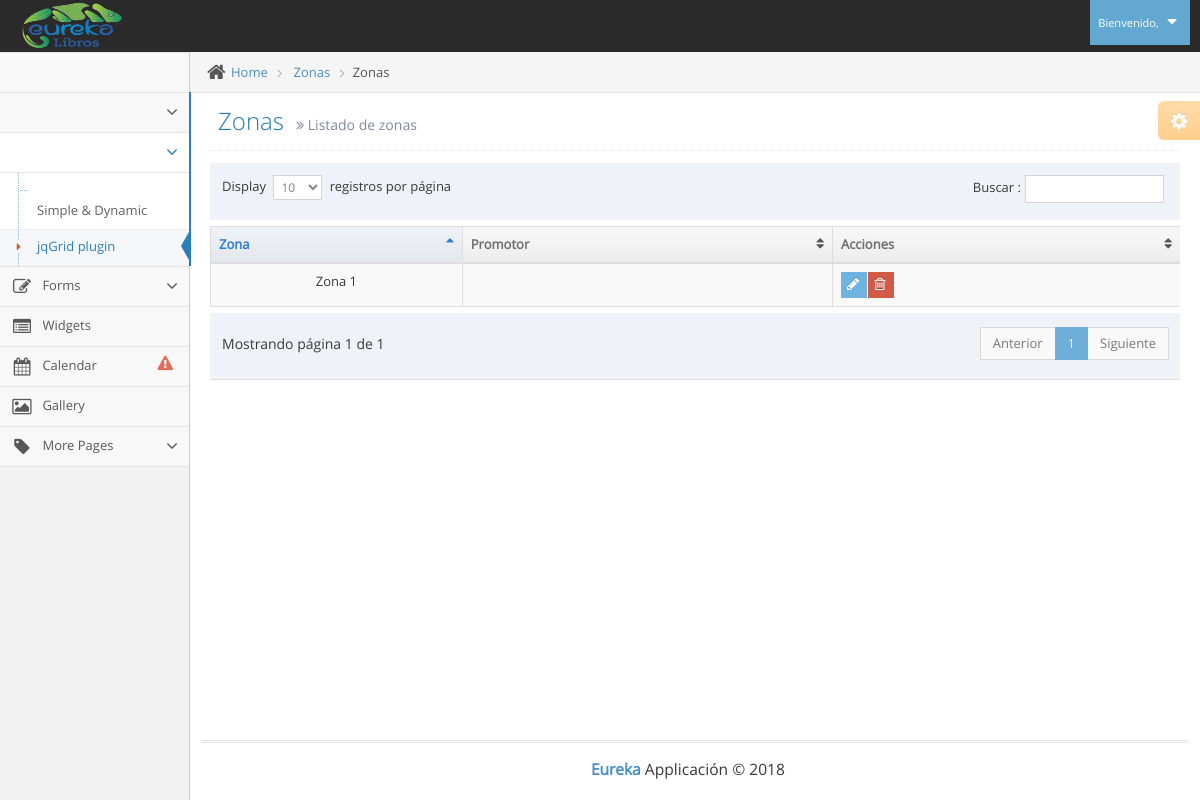
Before: /ver_zonas.php with the older database file.
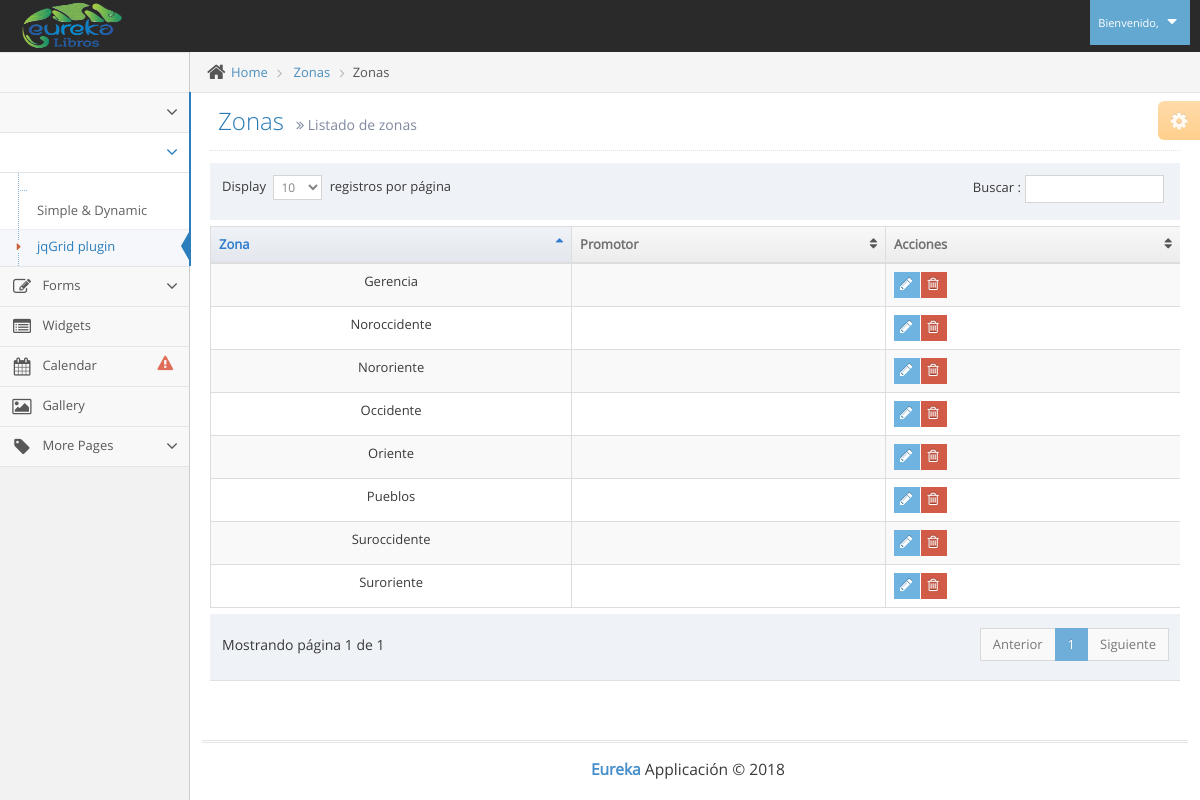
After: the same page with the newer database file.
### tables this page shows
CREATE TABLE IF NOT EXISTS `zonas` (
`id` int(11) NOT NULL,
  `codigo` varchar(8) NOT NULL,
  `zona` varchar(100) NOT NULL
);

### ver_zonas.php (the view, shortened to what this page needs)
<!DOCTYPE html>
<html lang="en">
	<head>
		<link rel="stylesheet" href="assets/css/bootstrap.min.css" />
		<link rel="stylesheet" href="assets/font-awesome/4.5.0/css/font-awesome.min.css" />
		<link rel="stylesheet" href="assets/css/jquery-ui.min.css" />
		<link rel="stylesheet" href="assets/css/bootstrap-datepicker3.min.css" />
		<link href="assets/js/dataTables/dataTables.bootstrap.css" rel="stylesheet" />
		<link rel="stylesheet" href="assets/css/ace.min.css" class="ace-main-stylesheet" id="main-ace-style" />
		<link rel="stylesheet" href="assets/css/ace-skins.min.css" />
		<link rel="stylesheet" href="assets/css/ace-rtl.min.css" />
	</head>
	<body class="no-skin">
		<?php include("template/nav.php"); ?>
		<div class="main-container ace-save-state" id="main-container">
			<div id="sidebar" class="sidebar                  responsive                    ace-save-state">
				<?php include("template/sidebar.php"); ?>
				<ul class="nav nav-list">
					<li class="">
						<a href="index.html">
							<span class="menu-text"> Dashboard </span>
						</a>
					</li>
					<li class="">
						<a href="#" class="dropdown-toggle">
							<span class="menu-text">
							</span>
							<b class="arrow fa fa-angle-down"></b>
						</a>
					</li>
					<li class="active open">
						<a href="#" class="dropdown-toggle">
							<span class="menu-text"> Tables </span>
							<b class="arrow fa fa-angle-down"></b>
						</a>
						<ul class="submenu">
							<li class="">
								<a href="tables.html">
									Simple &amp; Dynamic
								</a>
							</li>
							<li class="active">
								<a href="jqgrid.html">
									<i class="menu-icon fa fa-caret-right"></i>
									jqGrid plugin
								</a>
							</li>
						</ul>
					</li>
					<li class="">
						<a href="#" class="dropdown-toggle">
							<i class="menu-icon fa fa-pencil-square-o"></i>
							<span class="menu-text"> Forms </span>
							<b class="arrow fa fa-angle-down"></b>
						</a>
					</li>
					<li class="">
						<a href="widgets.html">
							<i class="menu-icon fa fa-list-alt"></i>
							<span class="menu-text"> Widgets </span>
						</a>
					</li>
					<li class="">
						<a href="calendar.html">
							<i class="menu-icon fa fa-calendar"></i>
							<span class="menu-text">
								Calendar
								<span class="badge badge-transparent tooltip-error" title="2 Important Events">
									<i class="ace-icon fa fa-exclamation-triangle red bigger-130"></i>
								</span>
							</span>
						</a>
					</li>
					<li class="">
						<a href="gallery.html">
							<i class="menu-icon fa fa-picture-o"></i>
							<span class="menu-text"> Gallery </span>
						</a>
					</li>
					<li class="">
						<a href="#" class="dropdown-toggle">
							<i class="menu-icon fa fa-tag"></i>
							<span class="menu-text"> More Pages </span>
							<b class="arrow fa fa-angle-down"></b>
						</a>
			</div>
			<div class="main-content">
				<div class="main-content-inner">
					<div class="breadcrumbs ace-save-state" id="breadcrumbs">
						<ul class="breadcrumb">
							<li>
								<i class="ace-icon fa fa-home home-icon"></i>
								<a href="#">Home</a>
							</li>
							<li>
								<a href="#">Zonas</a>
							</li>
							<li class="active">Zonas</li>
						</ul>
					</div>
					<div class="page-content">
						<div class="ace-settings-container" id="ace-settings-container">
							<div class="btn btn-app btn-xs btn-warning ace-settings-btn" id="ace-settings-btn">
								<i class="ace-icon fa fa-cog bigger-130"></i>
							</div>
						</div>
						<div class="page-header">
							<h1>
								Zonas
								<small>
									<i class="ace-icon fa fa-angle-double-right"></i>
									Listado de zonas
								</small>
							</h1>
						</div>
						<div class="row">
							<div class="col-xs-12">
							<?php
                                include("conexion/bdd.php");
                                $sql = "SELECT id, codigo, zona FROM zonas";
								$req = $bdd->prepare($sql);
								$req->execute();
								$zonas = $req->fetchAll();
                            ?>
                            <div class="table-responsive">
                                <table class="table table-striped table-bordered table-hover" id="dataTables-example">
                                    <thead>
                                        <tr>
                                            <th>Zona</th>
                                            <th>Promotor</th>
                                            <th>Acciones</th>
                                        </tr>
                                    </thead>
                                    <tbody>
                                        <?php
                                        	foreach($zonas as $zona) {
                                        		$sql = "SELECT nombres, apellidos FROM usuarios WHERE tipo='2' AND id_zona='".$zona["id"]."'";
												$req = $bdd->prepare($sql);
												$req->execute();
												$promotor = $req->fetch();
												$nombre_c=$promotor["nombres"]." ".$promotor["apellidos"];
                                                echo'<tr class="odd gradeX">';
                                                echo'<td class="center">'.$zona["zona"].'</td>';
                                                echo'<td class="center">'.$nombre_c.'</td>';
                                                echo '<td>
														<div class="hidden-sm hidden-xs btn-group">
															<a class="btn btn-xs btn-info" href="zona.php?id_zona='.$zona["id"].'">
																<i class="ace-icon fa fa-pencil bigger-120"></i>
															</a>
															<button class="btn btn-xs btn-danger">
																<i class="ace-icon fa fa-trash-o bigger-120"></i>
															</button>
														</div>
														<div class="hidden-md hidden-lg">
															<div class="inline pos-rel">
																<button class="btn btn-minier btn-primary dropdown-toggle" data-toggle="dropdown" data-position="auto">
																	<i class="ace-icon fa fa-cog icon-only bigger-110"></i>
																</button>
																<ul class="dropdown-menu dropdown-only-icon dropdown-yellow dropdown-menu-right dropdown-caret dropdown-close">
																	<li>
																		<a href="zona.php?id_zona='.$zona["id"].'" class="tooltip-success" data-rel="tooltip" title="Edit">
																			<span class="green">
																				<i class="ace-icon fa fa-pencil-square-o bigger-120"></i>
																			</span>
																		</a>
																	</li>
																	<li>
																		<a href="#" class="tooltip-error" data-rel="tooltip" title="Delete">
																			<span class="red">
																				<i class="ace-icon fa fa-trash-o bigger-120"></i>
																			</span>
																		</a>
																	</li>
																</ul>
															</div>
														</div>
													</td>';
                                            }
                                         ?>
                                        </tr>
                                    </tbody>
                                </table>
                            </div>
							</div>
						</div>
					</div>
				</div>
			</div>
			<div class="footer">
				<div class="footer-inner">
					<div class="footer-content">
						<span class="bigger-120">
							<span class="blue bolder">Eureka</span>
							Applicación &copy; 2018
						</span>
					</div>
				</div>
			</div>
		</div>
	</body>
</html>

### template/nav.php (shortened to what this page needs)
<div id="navbar" class="navbar navbar-default          ace-save-state">
			<div class="navbar-container ace-save-state" id="navbar-container">
				<div class="navbar-header pull-left">
					<a href="index.php" class="navbar-brand">
						<small>
							<img src="assets/images/logo_eureka.png" alt="" class="" height="50px" width="100px">
						</small>
					</a>
				</div>
				<div class="navbar-buttons navbar-header pull-right" role="navigation">
					<ul class="nav ace-nav">
						<li class="light-blue dropdown-modal">
							<a data-toggle="dropdown" href="#" class="dropdown-toggle">
									<small>Bienvenido,</small>
								<i class="ace-icon fa fa-caret-down"></i>
							</a>
						</li>
					</ul>
				</div>
			</div>
		</div>

### template/sidebar.php (shortened to what this page needs)
<div id="sidebar" class="sidebar                  responsive                    ace-save-state">
				<div class="sidebar-shortcuts" id="sidebar-shortcuts">
					<div class="sidebar-shortcuts-large" id="sidebar-shortcuts-large">
						<button class="btn btn-success">
						</button>
						<button class="btn btn-info">
						</button>
						<button class="btn btn-warning">
						</button>
						<button class="btn btn-danger">
						</button>
					</div>
				</div>
				<ul class="nav nav-list">
					<li class="active">
						<a href="index.php">
							<span class="menu-text"> Dashboard </span>
						</a>
					</li>
					<li class="">
						<a href="#" class="dropdown-toggle">
							<span class="menu-text"> Colegios </span>
						</a>
					</li>
				</ul>
				<div class="sidebar-toggle sidebar-collapse" id="sidebar-collapse">
				</div>
			</div>

Changed rows visible on the page:
changed zonas: zona "Zona 1" → "Oriente"
added zonas: zona "Suroriente"
added zonas: zona "Nororiente"
added zonas: zona "Occidente"
added zonas: zona "Noroccidente"
added zonas: zona "Suroccidente"
added zonas: zona "Pueblos"
added zonas: zona "Gerencia"
